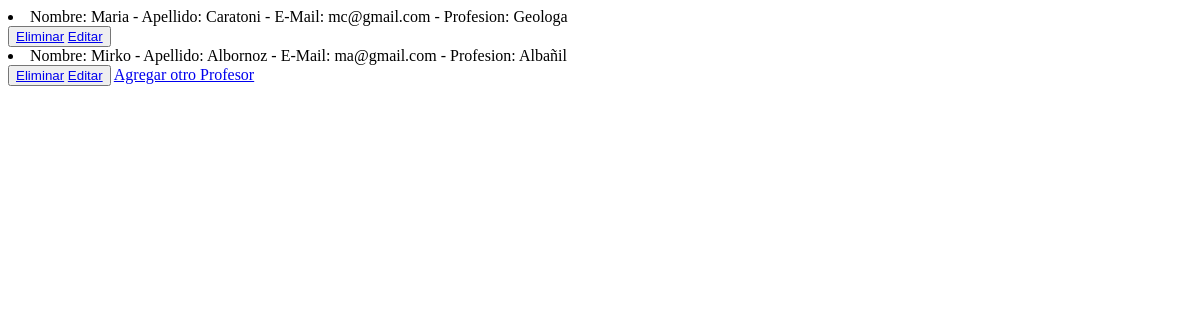
Page /AppCoder/leerProfesores on the earlier database version.
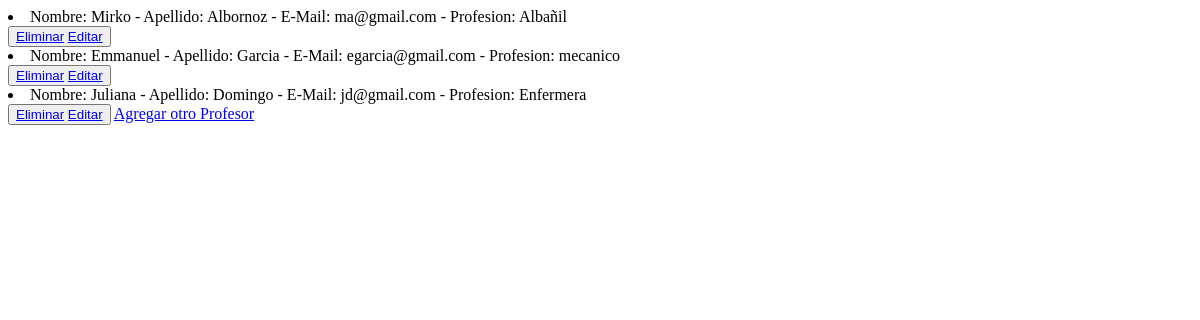
Same page on the later database version.
### AppCoder/models.py (models this page shows)
class Profesor(models.Model):
    nombre=models.CharField(max_length=30)
    apellido=models.CharField(max_length=30)
    email = models.EmailField()
    profesion = models.CharField(max_length=30)
    def __str__(self):
        return f"Nombre: {self.nombre} - Apellido: {self.apellido} - E-Mail: {self.email} - Profesion: {self.profesion}"

### AppCoder/views.py (the view)
# urls.py: path('leerProfesores', views.leerProfesores, name="LeerProfesores"),
def leerProfesores(request):
    profesores = Profesor.objects.all()
    contexto = {"profesores": profesores}
    return render(request, "AppCoder/leerProfesores.html", contexto)

### AppCoder/templates/AppCoder/leerProfesores.html (shortened to what this page needs)
<!DOCTYPE html>
<html lang="en">
<head>
</head>
<body>
    {% for p in profesores %}
        <li>{{p}}</li>
        <button>
            <a href="{% url 'EliminarProfesor' p.nombre %}"> Eliminar</a>
            <a href="{% url 'EditarProfesor' p.nombre %}"> Editar</a>
        </button>
    {% endfor %}
    <a href="profesores">Agregar otro Profesor</a>
</body>
</html>

Differences in the rows shown:
removed Profesor: nombre+apellido+email "Nombre: Maria - Apellido: Caratoni - E-Mail: mc@gmail.com - Profesion: Geologa"
added Profesor: nombre+apellido+email "Nombre: Emmanuel - Apellido: Garcia - E-Mail: egarcia@gmail.com - Profesion: mecanico"
added Profesor: nombre+apellido+email "Nombre: Juliana - Apellido: Domingo - E-Mail: jd@gmail.com - Profesion: Enfermera"
